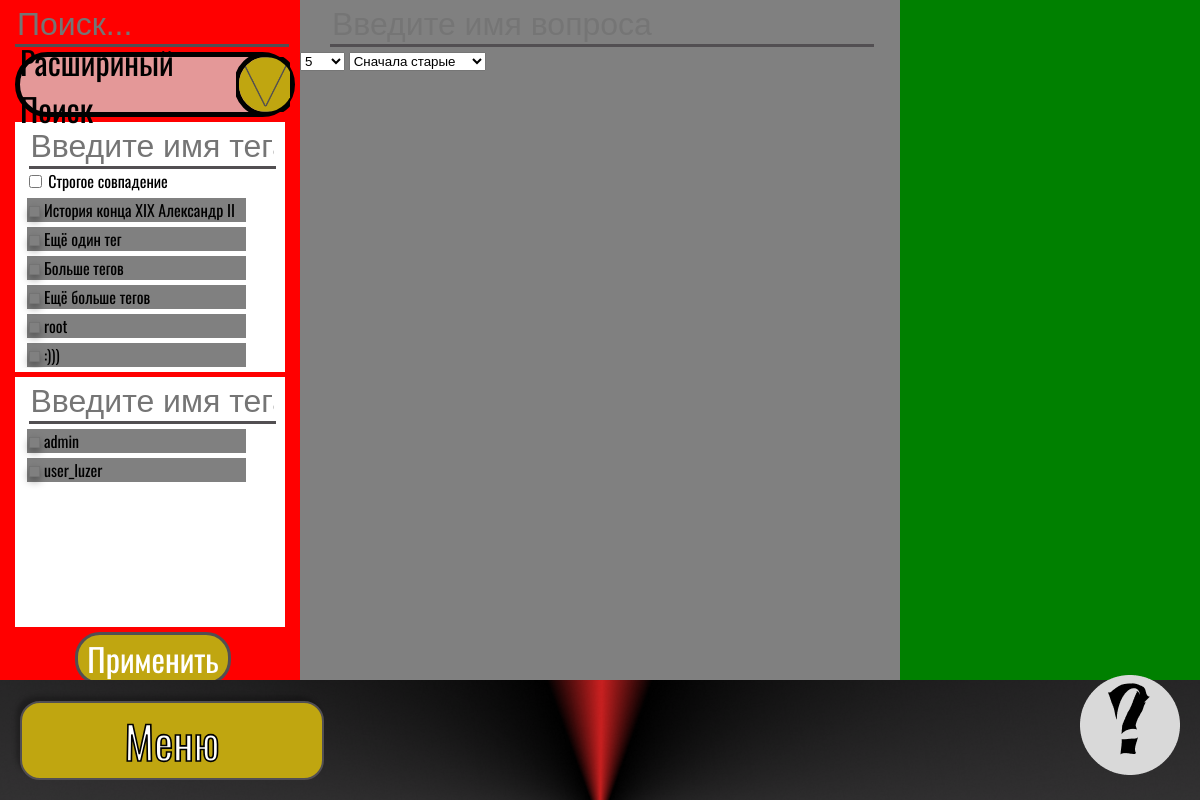
Page /questions/ on the earlier database version.
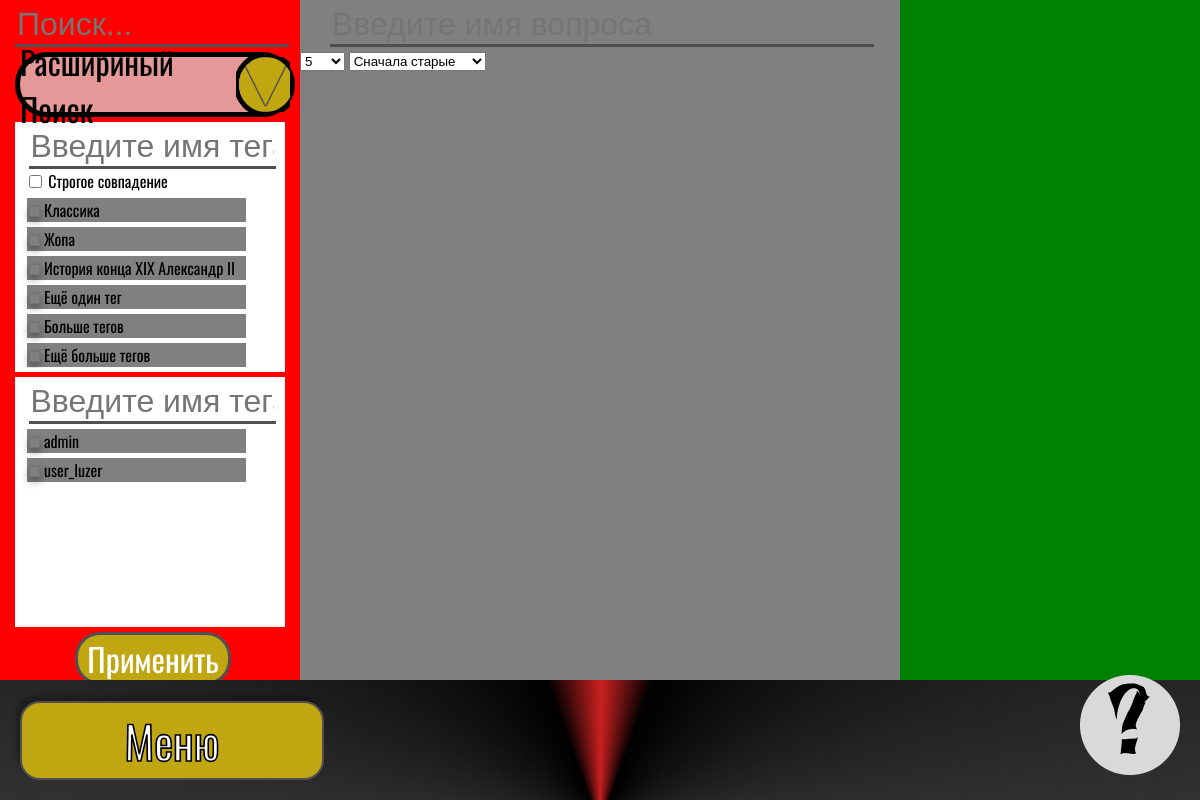
Same page on the later database version.
### questions/models.py (models this page shows, shortened)
class Tags(models.Model):
    ID = models.BigAutoField(primary_key=True)
    tag_name = models.CharField(max_length=50)
    tag_author = models.ForeignKey(Users, on_delete=models.PROTECT, related_name='Tag_Author')
    publication = models.BooleanField(default=False)
    verified = models.BooleanField(default=False)
    verified_admin = models.ForeignKey(Users, on_delete=models.PROTECT, related_name='Verified_Tag_Admin', null=True, blank=True)
    created_at = models.DateTimeField(auto_now_add=True)
    class Meta:
        verbose_name = 'Тег'
        verbose_name_plural = 'Теги'

### registration/models.py (models this page shows, shortened)
class Users(AbstractBaseUser, PermissionsMixin):
    ID = models.BigAutoField(primary_key=True)
    login = models.CharField(max_length=20)
    email = models.EmailField(max_length=150, unique=True)
    picture = models.ImageField(upload_to='IMG/Users', blank=True, null=True)
    played_games = models.BigIntegerField(default=0)
    leader_games = models.BigIntegerField(default=0)
    win_games = models.BigIntegerField(default=0)
    is_active = models.BooleanField(default=True)
    last_activity = models.DateTimeField(default=timezone.now)
    is_root = models.BooleanField(default=False)
    is_moder = models.BooleanField(default=False)
    is_admin = models.BooleanField(default=False)
    is_staff = models.BooleanField(default=False)
    objects = CustomUserManager()
    USERNAME_FIELD = 'email'
    REQUIRED_FIELDS = []
    class Meta:
        verbose_name = 'Пользователь'
        verbose_name_plural = 'Пользователи'

### questions/views.py (the view, shortened to what this page needs)
# urls.py: path('', views.question_main, name="Question_Room"),
@csrf_exempt
def question_main(request):
    authors =  Question.objects.filter(publication=True).values_list('question_author', flat=True)
    authors = list(set(authors))
    users = Users.objects.filter(ID__in=authors)
    tags = Tags.objects.filter(publication=True)
    return render(request, "questions/question_main.html", {
        "tags":tags,
        "authors":users,
    })

### questions/templates/questions/question_main.html (shortened to what this page needs)
{% load static %}
<!DOCTYPE html>
<html lang="ru">
<head>
    <link rel="stylesheet" href="{% static 'questions/css/main.css' %}">
</head>
<body>
    <div id="page">
        <div id="search_box">
            <input id="question_search" type="text" class="input_select" placeholder="Поиск...">
            <div id="search_name_box" class="down_show_box">
                <div id="advanced_search" class="down_text">Расшириный Поиск</div>
                <div id="advanced_search_img_box" class="down_box"><img id="advanced_search_img" class="down_img" alt="Вниз" src="{% static 'questions/img/cubes/down_button.png' %}"></div>
            </div>
            <div id="select_tags" class="select_box">
                <input id="select_tags_name" class="input_select" type="text" placeholder="Введите имя тега" onkeyup="filterItemsTags()">
                <input type="checkbox" id="checkbox_tag" class="checkbox"> Строгое совпадение
                <div id="scroll_box_tags" class="scroll_box">
                    <ul id="spis_select_tags" class="spis_select">
                        {% for tag in tags %}
                        <li class="select_item" data-value="{{ tag.ID }}">
                            <div class="check_mark_box">
                                <img alt="галочки нет" class="check_mark_img base" src="{% static 'questions/img/cubes/base.png' %}">
                                {{ tag.tag_name }}
                            </div>
                        </li>
                        {% endfor %}
                    </ul>
                </div>
            </div>
            <div id="select_author" class="select_box">
                <input id="select_author_name" class="input_select" type="text" placeholder="Введите имя тега" onkeyup="filterItemsAuthor()">
                <div id="scroll_box_author" class="scroll_box">
                    <ul id="spis_select_author" class="spis_select">
                        {% for author in authors %}
                        <li class="select_item" data-value="{{ author.ID }}">
                            <div class="check_mark_box">
                                <img alt="галочки нет" class="check_mark_img base" src="{% static 'questions/img/cubes/base.png' %}">
                                {{ author.login }}
                            </div>
                        </li>
                        {% endfor %}
                    </ul>
                </div>
            </div>
            <div id="submit_search" class="button">Применить</div>
        </div>
        <div id="question_box">
            <input id="search" placeholder="Введите имя вопроса" class="input_select">
            <select id="count_question" class="count">
                <option value="5">5</option>
            </select>
            <select id="sorting_question" class="count">
                <option value="ID">Сначала старые</option>
            </select>
            <div id="question_scroll_box">
            </div>
        </div>
        <div id="random_question_box">
        </div>
    </div>
    <div id="hint"><a href="{% url 'Hint' %}"><img  alt="?" src="{% static 'registration/img/hint.png' %}"></a></div>
    <div id="main_page" class="main_button"><a style="text-decoration: none; color: inherit; color: inherit;" href="{% url 'Menu' %}">Меню</a></div>
</body>
</html>

### questions/static/questions/css/main.css (style rules this page uses)
body { font-family: 'Oswald', sans-serif; padding: 0; margin: 0; height: 100vh; background-image: url('../img/background.png'); background-size: cover; background-position: center; background-repeat: no-repeat; }
#main_page { position: fixed; bottom: 20px; left: 20px; z-index: 1000; display: flex; justify-content: center; align-items: center; background-color: #C0A610; border: 2px solid #524F52; border-radius: 20px; color: white; font-family: 'Oswald', sans-serif; -webkit-text-stroke: 0.2vh black; text-align: center; font-size: 45px; height: 75px; width: 300px; cursor: pointer; transition: .5s; box-shadow: -4px -5px 4px 0px rgba(0, 0, 0, 0.25); }
#hint { position: fixed; bottom: 20px; right: 20px; z-index: 1000; cursor: pointer; }
#page { width: 100vw; height: 85vh; }
#search_box { float: left; width: 25%; height: 100%; background-color: red; display: flex; flex-direction: column; overflow-y: auto; overflow-x: hidden; }
#question_box { float: left; width: 50%; height: 100%; background-color: grey; }
#random_question_box { float: left; width: 25%; height: 100%; background-color: green; }
.input_select { margin-top: 5px; width: 90%; margin-left: 5%; border: none; outline: none; box-shadow: none; background: transparent; color: white; border-bottom: 3px solid rgba(82, 79, 82, 1); font-size: 32px; }
.input_select::placeholder { font-size: 32px; }
.select_box { margin-top: 5px; background-color: white; margin-left: 5%; height: 30%; width: 90%; min-height: 250px; }
.spis_select { list-style-type: none; margin: 0; padding: 0; width: 90%; }
.select_item { background-color: grey; width: 90%; margin-left: 5%; margin-top: 5px; }
.check_mark_img { width: 5%; margin-left: 1%; box-shadow: 0 4px 8px rgba(0, 0, 0, 0.4); }
.scroll_box { overflow-y: auto; overflow-x: hidden; height: 70%; }
.down_show_box { margin-top: 5px; margin-left: 5%; border: 5px solid black; border-radius: 50px; min-height: 55px; height: 5%; width: 90%; background-color: rgba(217, 217, 217, 0.7); display: flex; }
.down_text { font-size: 32px; height: 100%; width: 80%; display: flex; align-items: center; justify-content: center; }
.down_box { height: 100%; width: 20%; display: flex; align-items: center; justify-content: center; overflow: hidden; }
.down_img { margin-right: -5px; border: 5px solid black; height: 100%; width: 100%; object-fit: cover; border-radius: 50px; cursor: pointer; z-index: 9999; }
.checkbox { margin-left: 5%; }
.down_show_box { position: relative; }
#advanced_search_img { position: relative; z-index: 10; }
.button { background-color: #C0A610; border: 3px solid #524F52; border-radius: 25px; color: white; font-size: 32px; text-align: center; cursor: pointer; }
#submit_search { margin-top: 5px; margin-left: 25%; width: 50%; height: 10%; }
#question_scroll_box { height: 80%; overflow-y: auto; overflow-x: hidden; }

Differences in the rows shown:
no longer on this page (row unchanged): Tags: {{ tag.ID }} 13 (drawn), tag_name "root"
no longer on this page (row unchanged): Tags: {{ tag.ID }} 14 (drawn), tag_name ":)))"
now on this page (row edited): Tags: {{ tag.ID }} 1 (drawn), tag_name "Классика"
now on this page (row edited): Tags: {{ tag.ID }} 2 (drawn), tag_name "Жопа"
